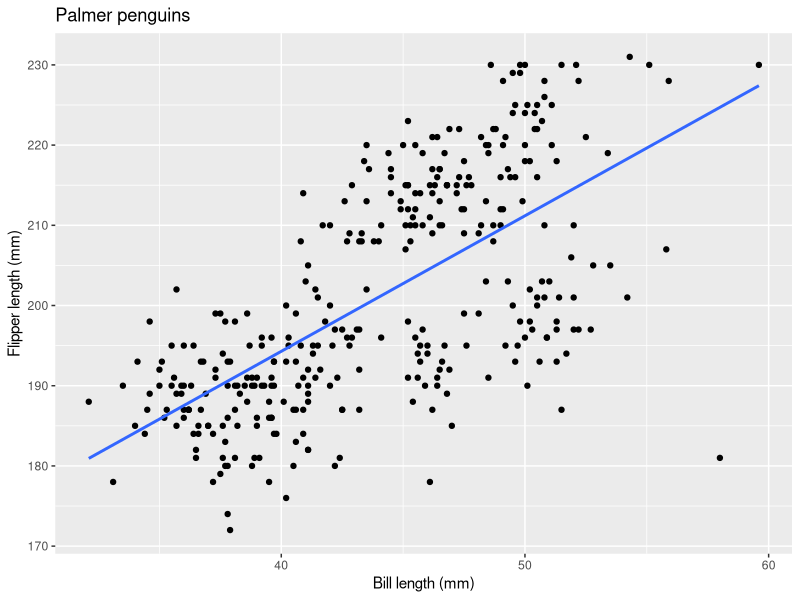
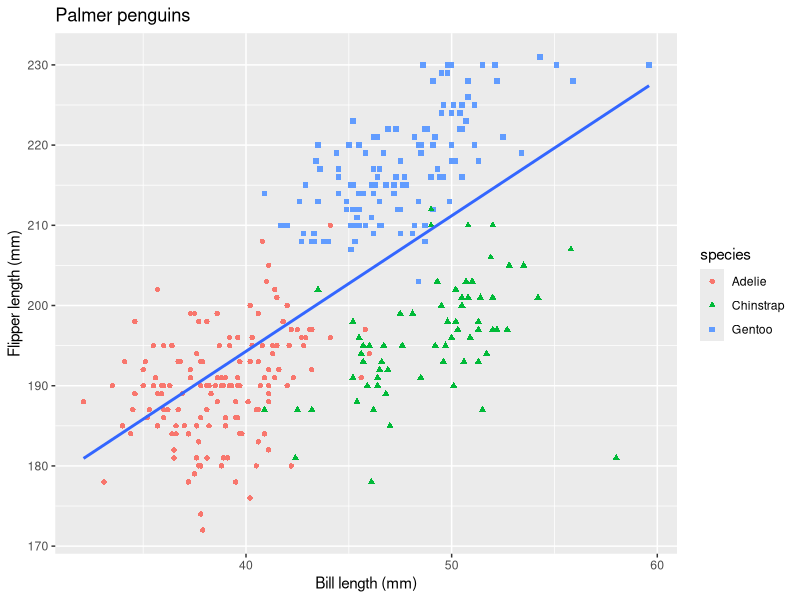
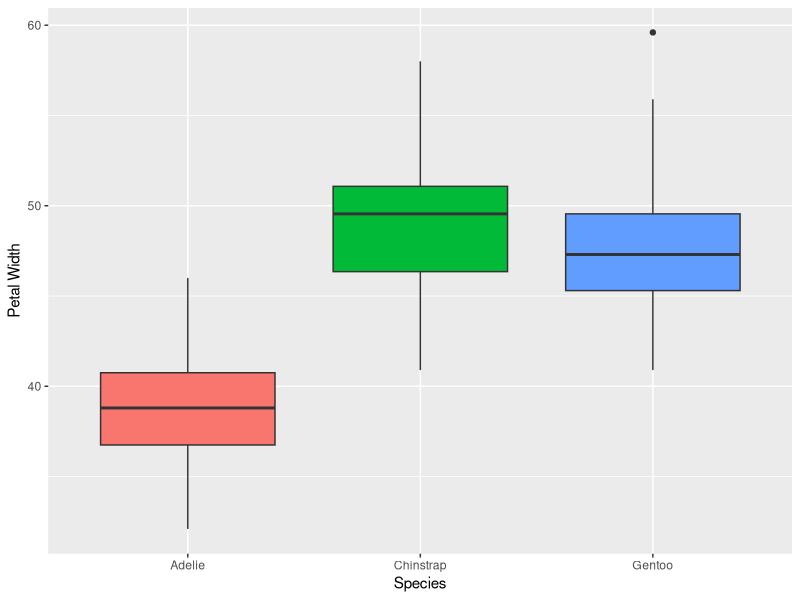
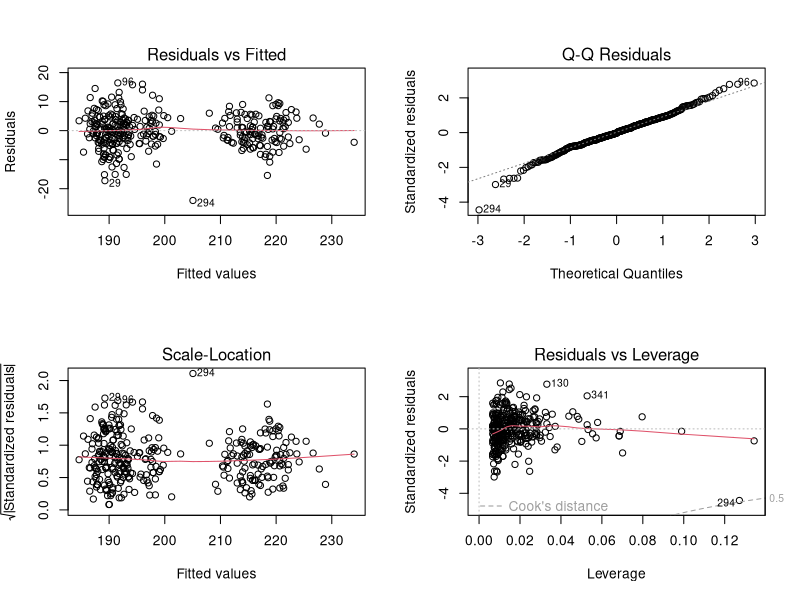

The R source for these figures, in order:
## ---- chunk 1
knitr::opts_chunk$set(echo = TRUE, warning=FALSE, message=FALSE)
## ---- chunk 2
library(tidyverse)
## ---- chunk 3
library(palmerpenguins)
data(penguins)
penguins %>%
  ggplot(aes(x=bill_length_mm, 
             y=flipper_length_mm)) + 
  geom_point() + 
  geom_smooth(method='lm',
              se=FALSE) +
  labs(x='Bill length (mm)', 
       y='Flipper length (mm)', 
       title='Palmer penguins')
## ---- chunk 4
penguins %>%
  ggplot(aes(x=bill_length_mm, 
             y=flipper_length_mm)) + 
  geom_point(aes(col=species, pch=species)) + 
  geom_smooth(method='lm',
              se=FALSE) +
  labs(x='Bill length (mm)', 
       y='Flipper length (mm)', 
       title='Palmer penguins')
## ---- chunk 5
penguins %>% 
  ggplot(aes(x=species, y=bill_length_mm)) + 
  geom_boxplot(aes(fill=species)) + 
  guides(fill=FALSE) + 
  labs(x='Species', y='Petal Width')
## ---- chunk 6
model_int <- lm(flipper_length_mm ~ bill_length_mm*species, data=penguins)
summary(model_int)

par(mfrow=c(2, 2))
plot(model_int)
